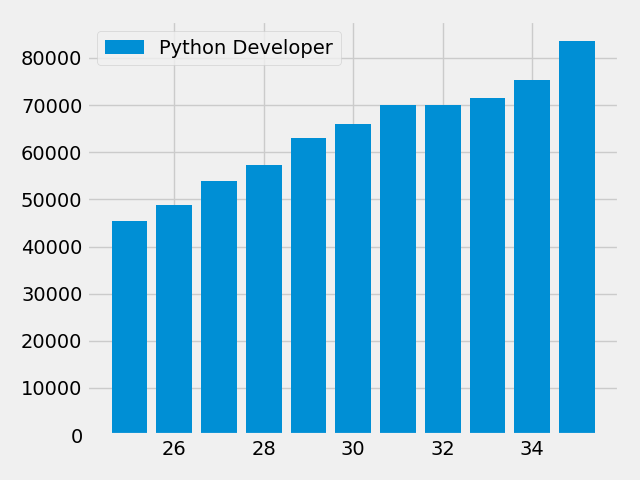

Source code (Python):
from matplotlib import pyplot as plt

# plt.xkcd() # Cartoonic Style

plt.style.use("fivethirtyeight")

fig=plt.figure()  # empty canvas

                  # Median Developer Salaries by Age
age_x = [25, 26, 27, 28, 29, 30, 31, 32, 33, 34, 35]

                  # Developer salary
dev_y = [38496, 42000, 46752, 49320, 53200,
         56000, 62316, 64928, 67317, 68748, 73752]

                 # Median Python Developer Salaries by Age
py_dev_y = [45372, 48876, 53850, 57287, 63016,
            65998, 70003, 70000, 71496, 75370, 83640]

plt.bar(age_x,py_dev_y,label="Python Developer")

plt.legend() # resposible for placing labels inside canvas

plt.tight_layout()  # to avoid being conjested

plt.show() # to see the  plot in canvas
